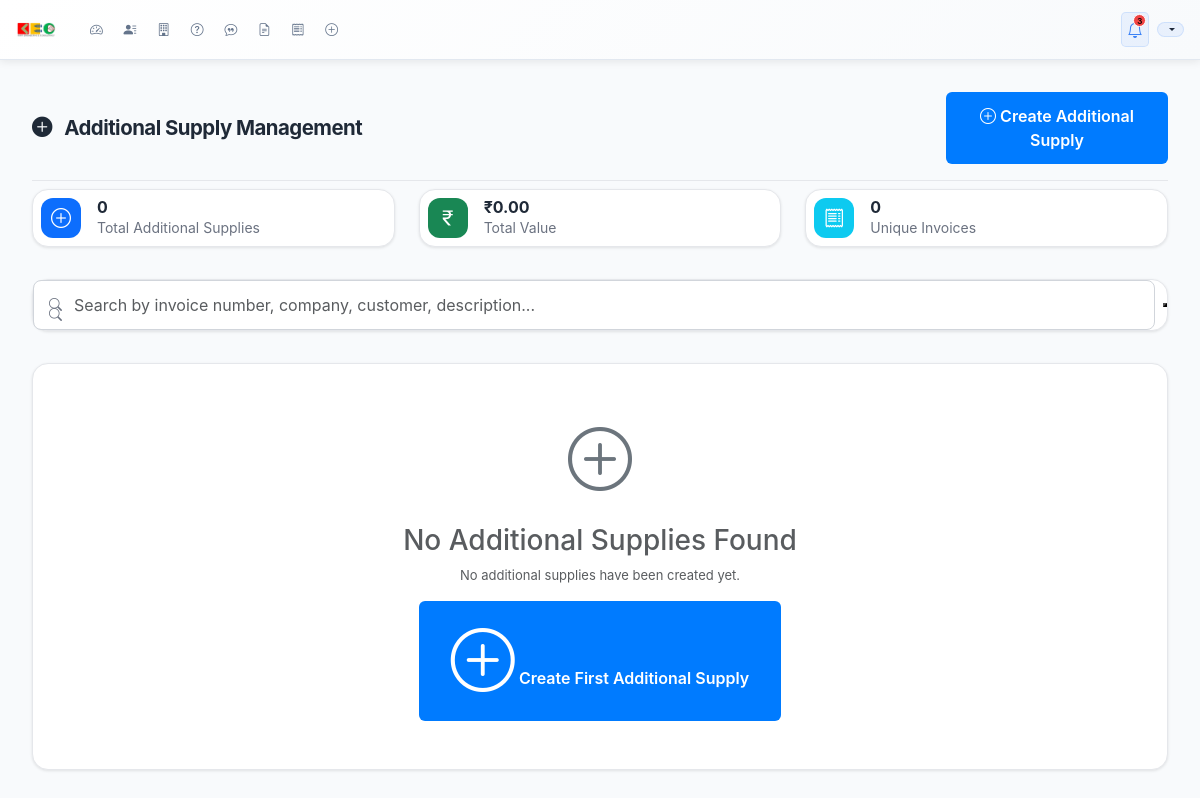
Before: /additional-supply/ (signed in) with the older database file.
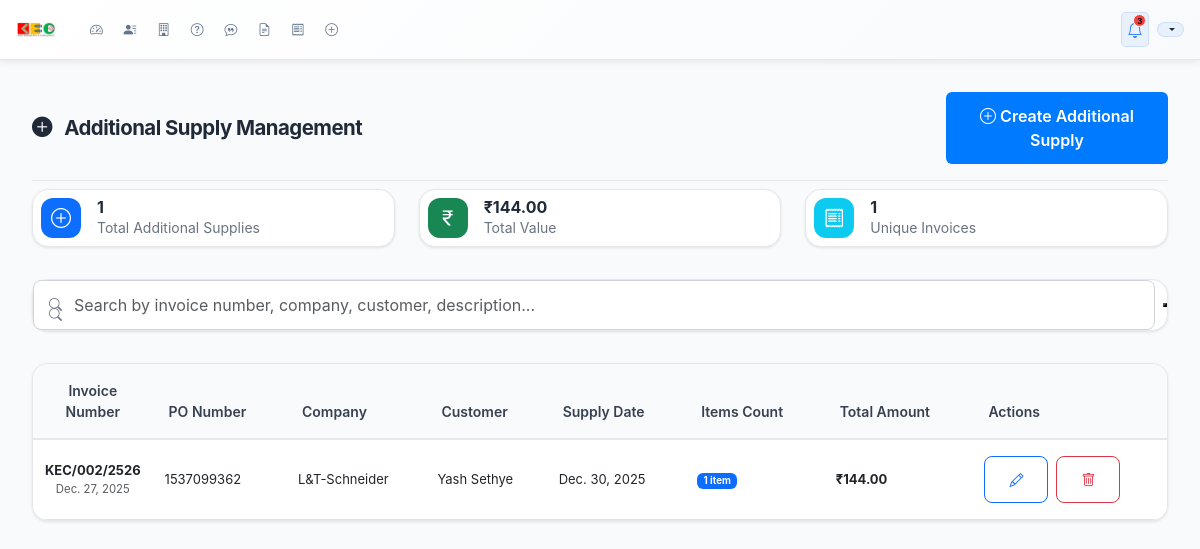
After: the same page with the newer database file.
### dashboard/models.py (models this page shows, shortened)
class Invoice(models.Model):
    invoice_number = models.CharField(
        max_length=50,
        unique=True,
        verbose_name="Invoice Number",
        help_text="Auto-generated in format KEC/051/2526",
        blank=True  # Allow blank since it's auto-generated
    )
    invoice_date = models.DateField(
        verbose_name="Invoice Date",
        help_text="Enter invoice date manually"
    )
    company = models.ForeignKey(
        Contact,
        on_delete=models.CASCADE,
        verbose_name="Company",
        related_name='invoices',
        help_text="Select company from database"
    )
    customer_name = models.CharField(
        max_length=200,
        verbose_name="Customer Name",
        help_text="Auto-fetched based on client selection",
        blank=True  # Allow blank since it's auto-filled
    )
    purchase_order = models.ForeignKey(
        PurchaseOrder,
        on_delete=models.CASCADE,
        verbose_name="Purchase Order",
        help_text="Select purchase order to auto-fetch value"
    )
    order_value = models.DecimalField(
        max_digits=12,
        decimal_places=2,
        verbose_name="Order Value",
        help_text="Auto-fetched from selected purchase order",
        null=True,  # Allow null since it's auto-filled
        blank=True  # Allow blank since it's auto-filled
    )
    grn_date = models.DateField(
        verbose_name="GRN Date",
        help_text="Enter GRN date manually"
    )
    payment_due_date = models.DateField(
        verbose_name="Payment Due Date",
        help_text="Auto-calculated: GRN Date + Payment Terms from selected Purchase Order",
        null=True,  # Allow null since it's auto-calculated
        blank=True  # Allow blank since it's auto-calculated
    )
    due_days = models.IntegerField(
        verbose_name="Due Days",
        help_text="Auto-calculated: days remaining (positive) or overdue (negative)",
        null=True,  # Allow null since it's auto-calculated
        blank=True  # Allow blank since it's auto-calculated
    )
    remarks = models.TextField(
        blank=True,
        null=True,
        verbose_name="Remarks",
        help_text="Enter remarks manually (optional)"
    )
    STATUS_CHOICES = [
        ('draft', 'Draft'),
        ('sent', 'Sent'),
        ('invoiced', 'Invoiced'),
        ('paid', 'Paid'),
        ('partial', 'Partial'),
        ('overdue', 'Overdue'),
        ('cancelled', 'Cancelled'),
    ]
    status = models.CharField(
        max_length=20,
        choices=STATUS_CHOICES,
        default='draft',
        verbose_name="Invoice Status",
        help_text="Current status of the invoice"
    )
    created_at = models.DateTimeField(auto_now_add=True)
    updated_at = models.DateTimeField(auto_now=True)
    class Meta:
        verbose_name = "Invoice"
        verbose_name_plural = "Invoices"
        ordering = ['-created_at']

### dashboard/views.py (the view, shortened to what this page needs)
# urls.py: path('additional-supply/', views.additional_supply_management_view, name='additional_supply_management'),
@login_required
def additional_supply_management_view(request):
    search_query = request.GET.get('search', '')
    from django.db.models import Sum, Count
    invoice_groups = AdditionalSupply.objects.select_related(
        'invoice', 'invoice__company', 'invoice__purchase_order'
    ).values(
        'invoice__id',
        'invoice__invoice_number',
        'invoice__invoice_date',
        'invoice__company__company__company_name',
        'invoice__customer_name',
        'invoice__purchase_order__po_number'
    ).annotate(
        total_amount=Sum('total_amount'),
        item_count=Count('id'),
        supply_date=models.Min('supply_date')
    ).order_by('-supply_date')
    paginator = Paginator(invoice_groups, 10)
    page_number = request.GET.get('page')
    page_obj = paginator.get_page(page_number)
    total_supplies = AdditionalSupply.objects.count()
    total_value = AdditionalSupply.objects.aggregate(total=models.Sum('total_amount'))['total'] or 0
    unique_invoices = AdditionalSupply.objects.values('invoice').distinct().count()
    context = {
        'page_obj': page_obj,
        'search_query': search_query,
        'total_supplies': total_supplies,
        'total_value': total_value,
        'unique_invoices': unique_invoices,
    }
    return render(request, 'dashboard/additional_supply_management.html', context)

### dashboard/templates/dashboard/additional_supply_management.html (shortened to what the changed rows need)
{% extends 'dashboard/base.html' %}
{% load static %}
{% block body_class %}scrollable-page{% endblock %}
{% block content %}
<div class="container-fluid p-0">
    <div class="user-management-container">
        <div class="page-header">
            <div class="header-content">
                <h2 class="page-title">
                    <i class="bi bi-plus-circle-fill me-2"></i>
                    Additional Supply Management
                </h2>
            </div>
        </div>
        <div class="stats-row">
            <div class="stat-card">
                <div class="stat-content">
                    <h3>{{ total_supplies }}</h3>
                    <p>Total Additional Supplies</p>
                </div>
            </div>
            <div class="stat-card">
                <div class="stat-content">
                    <h3>₹{{ total_value|floatformat:2 }}</h3>
                    <p>Total Value</p>
                </div>
            </div>
            <div class="stat-card">
                <div class="stat-content">
                    <h3>{{ unique_invoices }}</h3>
                    <p>Unique Invoices</p>
                </div>
            </div>
        </div>
        <div class="table-container">
            {% if page_obj %}
                <div class="table-responsive">
                    <table class="table table-hover">
                        <thead class="table-light">
                            <tr>
                                <th>Invoice Number</th>
                                <th>PO Number</th>
                                <th>Company</th>
                                <th>Customer</th>
                                <th>Supply Date</th>
                                <th>Items Count</th>
                                <th>Total Amount</th>
                                <th>Actions</th>
                            </tr>
                        </thead>
                        <tbody>
                            {% for group in page_obj %}
                                <tr>
                                    <td>
                                        <div class="cell-content">
                                            <strong>{{ group.invoice__invoice_number }}</strong>
                                            <small class="text-muted d-block">{{ group.invoice__invoice_date }}</small>
                                        </div>
                                    </td>
                                    <td>
                                        <div class="cell-content">
                                            {{ group.invoice__purchase_order__po_number|default:"N/A" }}
                                        </div>
                                    </td>
                                    <td>
                                        <div class="cell-content">
                                            {{ group.invoice__company__company__company_name|default:"N/A" }}
                                        </div>
                                    </td>
                                    <td>
                                        <div class="cell-content">
                                            {{ group.invoice__customer_name }}
                                        </div>
                                    </td>
                                    <td>
                                        <div class="cell-content">
                                            {{ group.supply_date }}
                                        </div>
                                    </td>
                                    <td>
                                        <div class="cell-content">
                                            <span class="badge bg-primary">{{ group.item_count }} item{{ group.item_count|pluralize }}</span>
                                        </div>
                                    </td>
                                    <td>
                                        <div class="cell-content">
                                            <strong>₹{{ group.total_amount|floatformat:2 }}</strong>
                                        </div>
                                    </td>
                                    <td>
                                        <div class="action-buttons">
                                            <a href="{% url 'dashboard:additional_supply_edit_by_invoice' group.invoice__id %}" class="btn btn-sm btn-outline-primary" title="Edit All Items for this Invoice">
                                                <i class="bi bi-pencil"></i>
                                            </a>
                                            <a href="{% url 'dashboard:additional_supply_delete_by_invoice' group.invoice__id %}" class="btn btn-sm btn-outline-danger" title="Delete All Items for this Invoice">
                                                <i class="bi bi-trash"></i>
                                            </a>
                                        </div>
                                    </td>
                                </tr>
                            {% endfor %}
                        </tbody>
                    </table>
                </div>
            {% else %}
                <div class="empty-state text-center py-5">
                    <div class="empty-icon mb-3">
                        <i class="bi bi-plus-circle" style="font-size: 4rem; color: #6c757d;"></i>
                    </div>
                    <h3 class="text-muted">No Additional Supplies Found</h3>
                    <p class="text-muted">{% if search_query %}No additional supplies match your search criteria.{% else %}No additional supplies have been created yet.{% endif %}</p>
                    {% if not search_query %}
                        <a href="{% url 'dashboard:additional_supply_create' %}" class="btn btn-primary add-supply-btn">
                            <i class="bi bi-plus-circle"></i>
                            <span>Create First Additional Supply</span>
                        </a>
                    {% endif %}
                </div>
            {% endif %}
        </div>
    </div>
</div>
{% endblock %}

Changed rows visible on the page:
now on this page (row edited): Invoice: invoice__invoice_number "KEC/002/2526", invoice__invoice_date "Dec. 27, 2025", invoice__purchase_order__po_number "1537099362", invoice__company__company__company_name "L&T-Schneider", invoice__customer_name "Yash Sethye", supply_date "Dec. 30, 2025", item_count "1", total_amount "144.00"
Other visible differences:
{{ total_supplies }}: "0" → "1"
{{ total_value|floatformat:2 }}: "0.00" → "144.00"
{{ unique_invoices }}: "0" → "1"
text no longer shown: "No Additional Supplies Found No additional supplies have been created yet. Create First Additional Supply"
text now shown: "Invoice Number PO Number Company Customer Supply Date Items Count Total Amount Actions"
